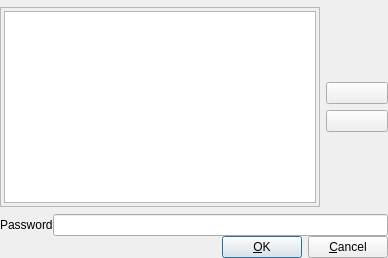
<?xml version="1.0" encoding="UTF-8"?>
<ui version="4.0">
 <class>dlgLogin</class>
 <widget class="QDialog" name="dlgLogin">
  <property name="geometry">
   <rect>
    <x>0</x>
    <y>0</y>
    <width>388</width>
    <height>258</height>
   </rect>
  </property>
  <property name="sizePolicy">
   <sizepolicy hsizetype="Fixed" vsizetype="Fixed">
    <horstretch>0</horstretch>
    <verstretch>0</verstretch>
   </sizepolicy>
  </property>
  <property name="focusPolicy">
   <enum>Qt::StrongFocus</enum>
  </property>
  <property name="windowTitle">
   <string>Authorization</string>
  </property>
  <property name="sizeGripEnabled">
   <bool>false</bool>
  </property>
  <property name="modal">
   <bool>true</bool>
  </property>
  <layout class="QGridLayout">
   <property name="leftMargin">
    <number>0</number>
   </property>
   <property name="topMargin">
    <number>0</number>
   </property>
   <property name="rightMargin">
    <number>0</number>
   </property>
   <property name="bottomMargin">
    <number>0</number>
   </property>
   <property name="spacing">
    <number>0</number>
   </property>
   <item row="1" column="0">
    <widget class="QLabel" name="lblPassword">
     <property name="text">
      <string>Password</string>
     </property>
     <property name="wordWrap">
      <bool>false</bool>
     </property>
    </widget>
   </item>
   <item row="1" column="1">
    <widget class="QLineEdit" name="editPassword">
     <property name="focusPolicy">
      <enum>Qt::StrongFocus</enum>
     </property>
     <property name="echoMode">
      <enum>QLineEdit::Password</enum>
     </property>
    </widget>
   </item>
   <item row="2" column="0" colspan="2">
    <layout class="QHBoxLayout">
     <property name="spacing">
      <number>6</number>
     </property>
     <property name="leftMargin">
      <number>0</number>
     </property>
     <property name="topMargin">
      <number>0</number>
     </property>
     <property name="rightMargin">
      <number>0</number>
     </property>
     <property name="bottomMargin">
      <number>0</number>
     </property>
     <item>
      <spacer name="Horizontal Spacing2">
       <property name="orientation">
        <enum>Qt::Horizontal</enum>
       </property>
       <property name="sizeType">
        <enum>QSizePolicy::Expanding</enum>
       </property>
       <property name="sizeHint" stdset="0">
        <size>
         <width>20</width>
         <height>20</height>
        </size>
       </property>
      </spacer>
     </item>
     <item>
      <widget class="QPushButton" name="buttonOk">
       <property name="text">
        <string>&amp;OK</string>
       </property>
       <property name="icon">
        <iconset>
         <normaloff>images/ok.png</normaloff>images/ok.png</iconset>
       </property>
       <property name="shortcut">
        <string>Return</string>
       </property>
       <property name="autoDefault">
        <bool>true</bool>
       </property>
       <property name="default">
        <bool>true</bool>
       </property>
      </widget>
     </item>
     <item>
      <widget class="QPushButton" name="buttonCancel">
       <property name="text">
        <string>&amp;Cancel</string>
       </property>
       <property name="icon">
        <iconset resource="aldebaran.qrc">
         <normaloff>:/images/stop_cancel.png</normaloff>:/images/stop_cancel.png</iconset>
       </property>
       <property name="shortcut">
        <string>Esc</string>
       </property>
       <property name="autoDefault">
        <bool>true</bool>
       </property>
      </widget>
     </item>
    </layout>
   </item>
   <item row="0" column="0" colspan="2">
    <layout class="QHBoxLayout">
     <item>
      <widget class="QFrame" name="frmSelect">
       <property name="sizePolicy">
        <sizepolicy hsizetype="Fixed" vsizetype="Fixed">
         <horstretch>0</horstretch>
         <verstretch>0</verstretch>
        </sizepolicy>
       </property>
       <property name="minimumSize">
        <size>
         <width>320</width>
         <height>170</height>
        </size>
       </property>
       <property name="frameShape">
        <enum>QFrame::StyledPanel</enum>
       </property>
       <property name="frameShadow">
        <enum>QFrame::Raised</enum>
       </property>
       <layout class="QGridLayout" name="gridLayout">
        <property name="leftMargin">
         <number>3</number>
        </property>
        <property name="topMargin">
         <number>3</number>
        </property>
        <property name="rightMargin">
         <number>3</number>
        </property>
        <property name="bottomMargin">
         <number>3</number>
        </property>
        <item row="0" column="0">
         <widget class="alUsersTable" name="userTab"/>
        </item>
       </layout>
      </widget>
     </item>
     <item>
      <layout class="QVBoxLayout">
       <item>
        <spacer name="spacer2">
         <property name="orientation">
          <enum>Qt::Vertical</enum>
         </property>
         <property name="sizeType">
          <enum>QSizePolicy::Expanding</enum>
         </property>
         <property name="sizeHint" stdset="0">
          <size>
           <width>20</width>
           <height>31</height>
          </size>
         </property>
        </spacer>
       </item>
       <item>
        <widget class="QPushButton" name="btnUp">
         <property name="focusPolicy">
          <enum>Qt::StrongFocus</enum>
         </property>
         <property name="text">
          <string/>
         </property>
         <property name="icon">
          <iconset resource="aldebaran.qrc">
           <normaloff>:/images/up.png</normaloff>:/images/up.png</iconset>
         </property>
         <property name="shortcut">
          <string>Up</string>
         </property>
         <property name="checked">
          <bool>false</bool>
         </property>
         <property name="flat">
          <bool>false</bool>
         </property>
        </widget>
       </item>
       <item>
        <widget class="QPushButton" name="btnDown">
         <property name="focusPolicy">
          <enum>Qt::StrongFocus</enum>
         </property>
         <property name="text">
          <string/>
         </property>
         <property name="icon">
          <iconset resource="aldebaran.qrc">
           <normaloff>:/images/down.png</normaloff>:/images/down.png</iconset>
         </property>
         <property name="shortcut">
          <string>Down</string>
         </property>
         <property name="checked">
          <bool>false</bool>
         </property>
        </widget>
       </item>
       <item>
        <spacer name="spacer3">
         <property name="orientation">
          <enum>Qt::Vertical</enum>
         </property>
         <property name="sizeType">
          <enum>QSizePolicy::Expanding</enum>
         </property>
         <property name="sizeHint" stdset="0">
          <size>
           <width>20</width>
           <height>31</height>
          </size>
         </property>
        </spacer>
       </item>
      </layout>
     </item>
    </layout>
   </item>
  </layout>
 </widget>
 <layoutdefault spacing="6" margin="11"/>
 <pixmapfunction>qPixmapFromMimeSource</pixmapfunction>
 <customwidgets>
  <customwidget>
   <class>alUsersTable</class>
   <extends>QTableView</extends>
   <header>userstable.h</header>
  </customwidget>
 </customwidgets>
 <includes>
  <include location="local">engine.h</include>
  <include location="global">qmessagebox.h</include>
  <include location="local">userstable.h</include>
 </includes>
 <resources>
  <include location="aldebaran.qrc"/>
 </resources>
 <connections>
  <connection>
   <sender>buttonOk</sender>
   <signal>clicked()</signal>
   <receiver>dlgLogin</receiver>
   <slot>login()</slot>
   <hints>
    <hint type="sourcelabel">
     <x>20</x>
     <y>20</y>
    </hint>
    <hint type="destinationlabel">
     <x>20</x>
     <y>20</y>
    </hint>
   </hints>
  </connection>
  <connection>
   <sender>buttonCancel</sender>
   <signal>clicked()</signal>
   <receiver>dlgLogin</receiver>
   <slot>reject()</slot>
   <hints>
    <hint type="sourcelabel">
     <x>20</x>
     <y>20</y>
    </hint>
    <hint type="destinationlabel">
     <x>20</x>
     <y>20</y>
    </hint>
   </hints>
  </connection>
  <connection>
   <sender>btnUp</sender>
   <signal>clicked()</signal>
   <receiver>dlgLogin</receiver>
   <slot>up()</slot>
   <hints>
    <hint type="sourcelabel">
     <x>20</x>
     <y>20</y>
    </hint>
    <hint type="destinationlabel">
     <x>20</x>
     <y>20</y>
    </hint>
   </hints>
  </connection>
  <connection>
   <sender>btnDown</sender>
   <signal>clicked()</signal>
   <receiver>dlgLogin</receiver>
   <slot>down()</slot>
   <hints>
    <hint type="sourcelabel">
     <x>20</x>
     <y>20</y>
    </hint>
    <hint type="destinationlabel">
     <x>20</x>
     <y>20</y>
    </hint>
   </hints>
  </connection>
 </connections>
 <slots>
  <slot>dlgLoginInit()</slot>
  <slot>login()</slot>
 </slots>
</ui>
